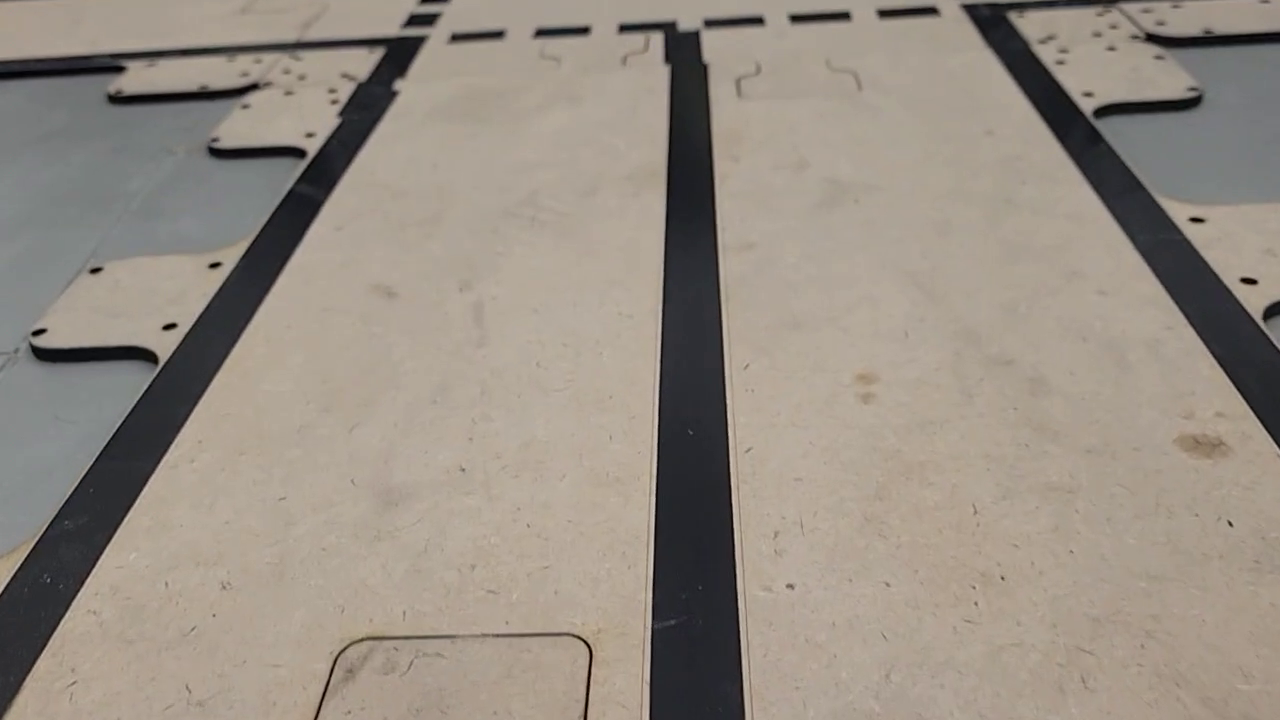
#> input picture frame 17 of LineFollower/footage/mp4TestLaneDetection5.mp4, 1280 x 720 px
$ python test6_laneDetection.py
#> lines starting #> are read from the running program, lines starting #| are printed output that depends on the picture; after the words box and inside, x2 and y2 are one past the last pixel; in counts of white or black regions, pixels touching at a corner belong together; long printed decimals are rounded
#Reference filtered
#open cv2 testing code for the line follower  WITH A MASK
#Team Fernando G. Gutierrez M. , Pierre JB Hantson, Valentin Belardi

import cv2
import numpy as np
import time
import math
import matplotlib.pyplot as plt

video_path = 'footage/mp4TestLaneDetection5.mp4'

cap  = cv2.VideoCapture(video_path)

count = 0
#FALTA CALCULAR OFFSET O ERROR COMO SEA XD JAJA ODIO FUZZY LOGIC
lastMeans = [0, 0, 0, 0, 0]

#temporary arrays for comparing the reuslts of the "filter"
filteredInfo = [] #array for the filtered data index 1
filteredInfo2 = [] #index 1.5
filteredInfo3 = [] #index 2
filteredInfo4 = [] #index 2.5
filteredInfo5 = [] #index 3
filteredInfo6 = [] #index 3.5
filteredInfo7 = [] #index 4

#array for all of the means at the moment
meanArr = []

#set point that is the center of the camera, calculated below with the crop info
setPoint = 225

while (True):
    #The method read is used at the object "cap" to extract the frame from the given source

    ret, frame = cap.read()
#> frame is the input picture: shape (720, 1280, 3); mean B, G, R 130.5, 141, 150.1
    if not ret:
        print("valio orto")
        break

    #cvtColor is the method to convert the frames extracted to another color space
    #Its parameters here are src (the frame it receives) and the color space conversion code (in this case to BGR)
    #The method will return the frame converted in the specified color space
    image = cv2.cvtColor(frame, cv2.COLOR_RGB2BGR)

    #brightImage = cv2.addWeighted(frame, -2, np.zeros(frame.shape, frame.dtype), 0, 1)
    alow = image.min()
#> alow = 0
    ahigh = image.max()
#> ahigh = 210
    print("MIN: ", alow)
#| MIN:  0
    print("MAX: ", ahigh)
#| MAX:  210
    amax = 255
    amin = 70

    alpha = ((amax-amin)/(ahigh-alow))
#> alpha = 0.881
    print("alpha: ", image.mean())
#| alpha:  140.534
    #alpha = ((ahigh-alow/(amax-amin)))
    beta = amin - alow * alpha
#> beta = 70

    image2 = np.copy(image)
    brightImage = cv2.convertScaleAbs(image2, alpha=alpha, beta=beta)
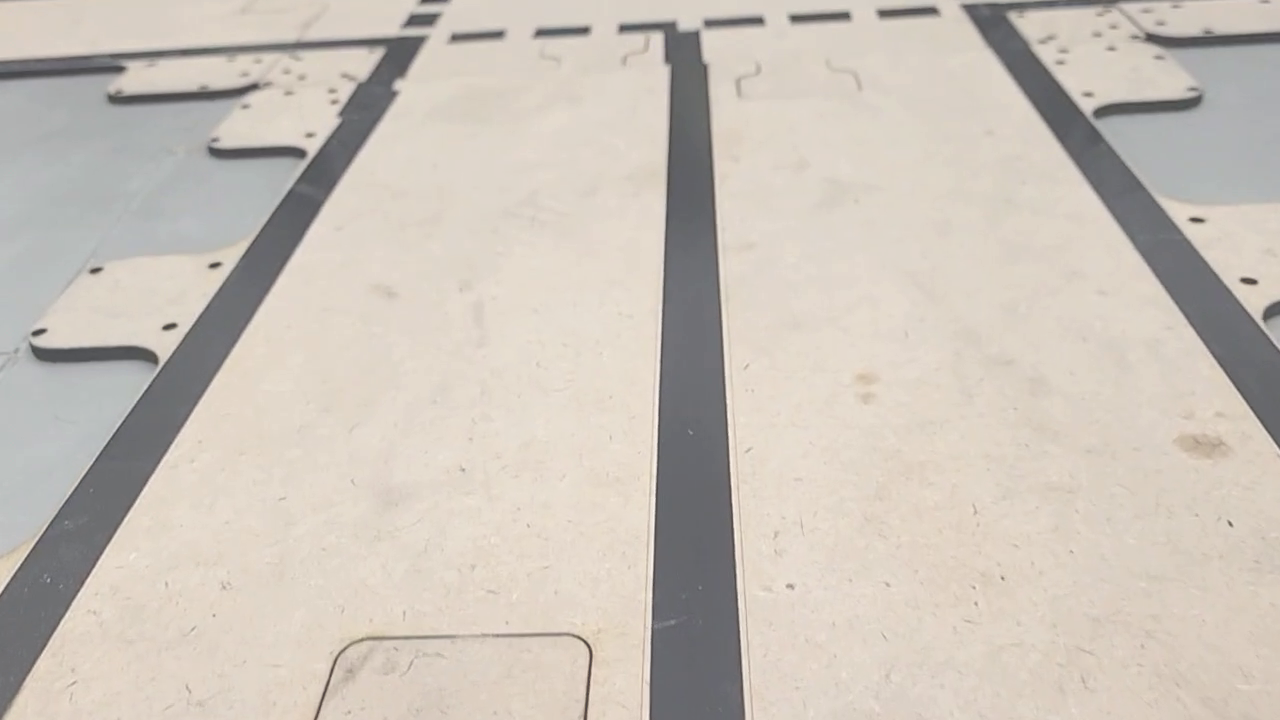
#> brightImage: shape (720, 1280, 3); mean R, G, B 202.3, 194.2, 185

    gray_raw_image = cv2.cvtColor(image2, cv2.COLOR_BGR2GRAY)

    #glow = gray_raw_image.min()
    #ghigh = gray_raw_image.max()

    #print("MIN: ", glow)
    #print("MAX: ", ghigh)
    #alpha = ((amax-amin)/(ghigh-glow))


    #flip is the method to "forgive the redundancy" flip the image either vertically or horizontally
    #its parameters are source(it must be an array or well image) and the flip code (1 for x, 0 for y and -1 for both)
    #It will return the flipped image
    #gray_bright = cv2.convertScaleAbs(gray_raw_image, alpha=alpha)

    #gray_vertical_flip = cv2.flip(gray_raw_image, 1)
    #gray_flip_repaired = cv2.flip(gray_vertical_flip, 0)

    #blur is the method to smooth the image by averaging the pixel values in a neighborhood defined by a kernel
    #Its paremeters are src (the input image) and k size (size of the kernel)
    #The method will return the blurred image
    blurred = cv2.blur(gray_raw_image, (5,7))
    crop = blurred[400:720, 300:980]
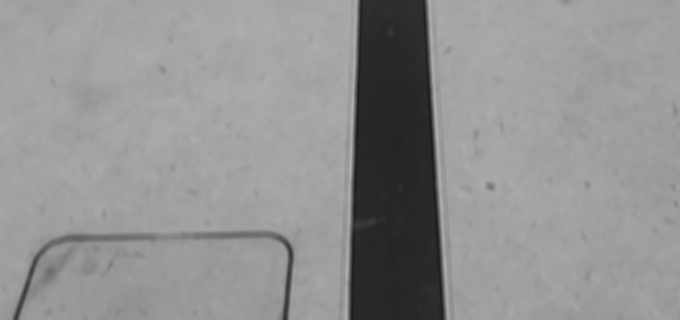
#> crop: shape (320, 680); min 26, max 176, mean 145.2
    #threshold is the method to apply a fixed value thresholding to a grayscale image
    #Its parameters are src (input image), thresh (threshold value), maxval(the maximum value to use with) and the type of threshold applied (if set to 0, it will be the "THRESH_BINARY" type)
    #The method will return the thresholded image (IN THIS CASE THE BINARY OF THE THRESHOLDED IMAGE)
    ret, thresh = cv2.threshold(crop, 0, 255, cv2.THRESH_BINARY+cv2.THRESH_OTSU)
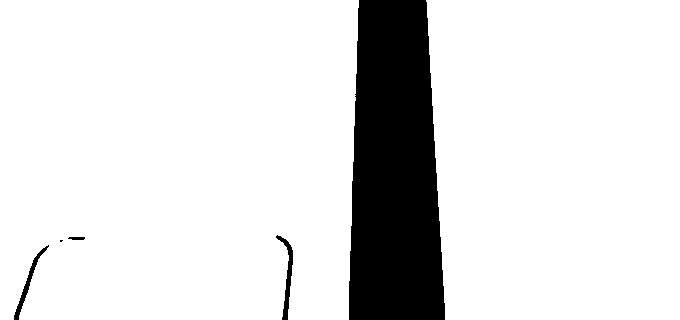
#> thresh: shape (320, 680); 87.5% white; 5 black regions (1 under 20 px), largest, box (x1, y1, x2, y2) and area: (349, 0, 445, 320) 26330, (276, 235, 293, 320) 415, (14, 245, 49, 320) 352, (68, 237, 85, 240) 45
#> ret = 101
    #thresh = cv2.adaptiveThreshold(blurred, 255, cv2.ADAPTIVE_THRESH_MEAN_C, cv2.THRESH_BINARY, 7, 5)

    #Here the interest area (where the center line is located will be extracted)
    #[y0:y1,x0:x1], y0 starts from above and x0 starts from the left
    #crop = thresh[400:720,450:950]
    #crop = thresh[400:720, 300:980]

    #brightImage = cv2.equalizeHist(crop) #DID NOT WORK AT ALL SHT

    #Canny is the method to detect edges in an image using the Canny algorithm
    #Its parameters are image (the input image), threshold1 (the first threshold for the hysteresis procedure), threshold2 (the second threshold for the hysteresis procedure), and optionally apertureSize (size of the Sobel kernel used to find image gradients)
    #The method will return an image of the edges found
    highThresh = ret
#> highThresh = 101
    lowThresh = ret*0.5
#> lowThresh = 50.5
    print(highThresh)
#| 101.0
    dst = cv2.Canny(thresh, float(highThresh), float(lowThresh), None, 5)
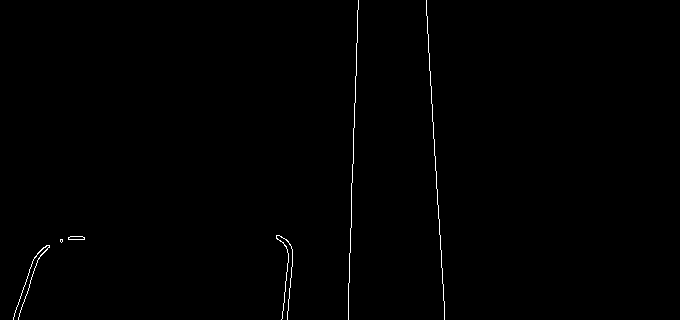
#> dst: shape (320, 680); 0.48% white in thin lines or dots, all inside (x1, y1, x2, y2) = (13, 0, 445, 320)
    cdst = cv2.cvtColor(dst, cv2.COLOR_GRAY2BGR)

    cdstP = np.copy(cdst)

    #HoughLines is the method to detect lines in an edge image using the Hough Line Transform
    #Its parameters are image (the edge image), rho (the distance resolution of the accumulator in pixels), theta (the angle resolution of the accumulator in radians), and threshold (the accumulator threshold parameter. Only those lines are returned that get enough votes)
    #The method will return an output vector of lines
    linesP = cv2.HoughLinesP(dst, 1, np.pi/180, 50, None, 50, 20) #lines p returns an array with x1,y1,x2,y2
#> linesP = [[348, 312, 358, 0], [434, 154, 444, 310], [426, 0, 435, 167], [282, 318, 289, 243]]
    cut = dst[150:320, 0:680]
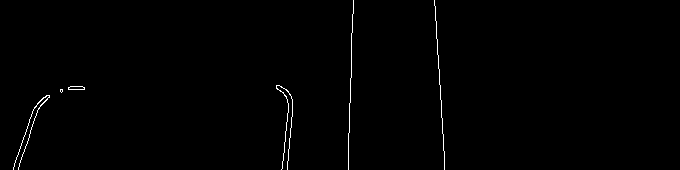
#> cut: shape (170, 680); 0.64% white in thin lines or dots, all inside (x1, y1, x2, y2) = (13, 0, 445, 170)
    arrayx1 = linesP[:,0,0]
#> arrayx1 = [348, 434, 426, 282]
    arrayx2 = linesP[:,0,2]
#> arrayx2 = [358, 444, 435, 289]
    arrayy1 = linesP[:,0,1]
#> arrayy1 = [312, 154, 0, 318]
    arrayy2 = linesP[:,0,3]
#> arrayy2 = [0, 310, 167, 243]

    meanval = np.mean(arrayx1) #the mean of the points at x axis
#> meanval = 372.5
    meanx2 = np.mean(arrayx2)
#> meanx2 = 381.5
    meany1 = np.mean(arrayy1)
#> meany1 = 196
    meany2 = np.mean(arrayy2)
#> meany2 = 180
    #print(meanval)
    #meanArr.append(meanval)

    #get the regresion with the last five values
    lastMeans[4] = lastMeans[3]
    lastMeans[3] = lastMeans[2]
    lastMeans[2] = lastMeans[1]
    lastMeans[1] = lastMeans[0]
    lastMeans[0] = meanval

    timeArr = list(range(0, len(lastMeans)))
#> timeArr = [0, 1, 2, 3, 4]
    regression = np.poly1d(np.polyfit(timeArr, lastMeans, 1))
    #print(regression(1))
    filteredInfo.append(regression(1)) #append info to the "filtered info"
    filteredInfo2.append(regression(1.5))
    filteredInfo3.append(regression(2))
    filteredInfo4.append(regression(2.5))
    filteredInfo5.append(regression(3))
    filteredInfo6.append(regression(3.5))
    filteredInfo7.append(regression(4))

    slope = (meany2-meany1)/(meanx2-meanval)
#> slope = -1.78
    generalYmean = meany2+meany1/2
#> generalYmean = 278
    y_coords, x_coords = np.where(dst == 255)  # Get the coordinates where the edges are white
#> y_coords = 1042 values from 0 to 319; x_coords = 1042 values, max 444 at index 933, min 13 at index 1024, mean 301
    yCannyMean = np.mean(y_coords)
#> yCannyMean = 202.8
    meanArr.append(yCannyMean)
    print("Slope: ", slope)
#| Slope:  -1.778
    #draw the set point at that time
    #cv2.line(cdstP, (int(meanx2), 0), (int(meanval), 400), (0,0,255), 3, cv2.LINE_AA)
    cv2.line(cdstP, (0, int(yCannyMean)), (400, int(yCannyMean)), (0,0,255), 3, cv2.LINE_AA)
    cv2.line(cdstP, (0, int(generalYmean)), (400, int(generalYmean)), (0,255,0), 3, cv2.LINE_AA)
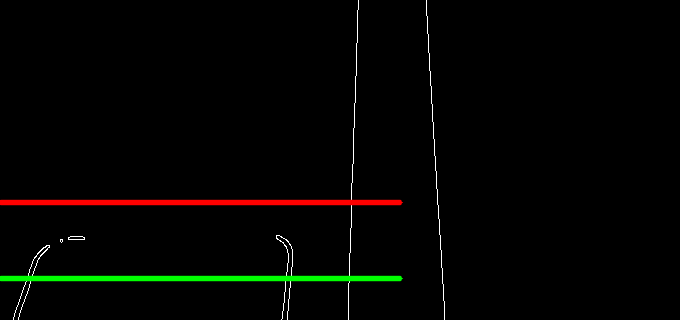
#> cdstP: shape (320, 680, 3); mean B, G, R 1.2, 3.7, 3.7
    error = setPoint-regression(2)
#> error = 150.5
    #print(regression(2))
    #print the error
    time.sleep(0.15)

    cv2.imshow("normal", frame)
    cv2.imshow("modified bright", brightImage)
    cv2.imshow("blur", thresh)
    cv2.imshow("crop", crop)
    cv2.imshow("cut", cut)
    cv2.imshow("Probabilistic Houg  Transform", cdstP)
    if cv2.waitKey(1) & 0xFF == ord('q'):
#> (key q is pressed here)
        break


plt.plot(meanArr)
#plt.plot(filteredInfo, label = 'index 1')
#plt.plot(filteredInfo2, label = 'index 1.5')
#plt.plot(filteredInfo3, label = 'index 2')
plt.plot(filteredInfo4, label = 'index 2.5')
plt.plot(filteredInfo5, label = 'index 3')
plt.plot(filteredInfo6, label = 'index 3.5')
plt.plot(filteredInfo7, label = 'index 4')
plt.legend()
plt.show()
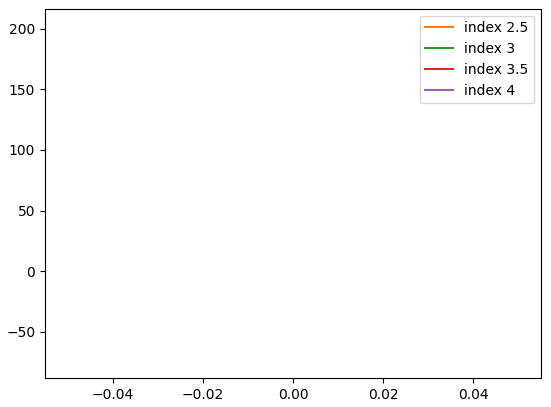
#> figure drawn by matplotlib, 1 panel

cap.release()
cv2.destroyAllWindows()

$ run again, starting later in the video
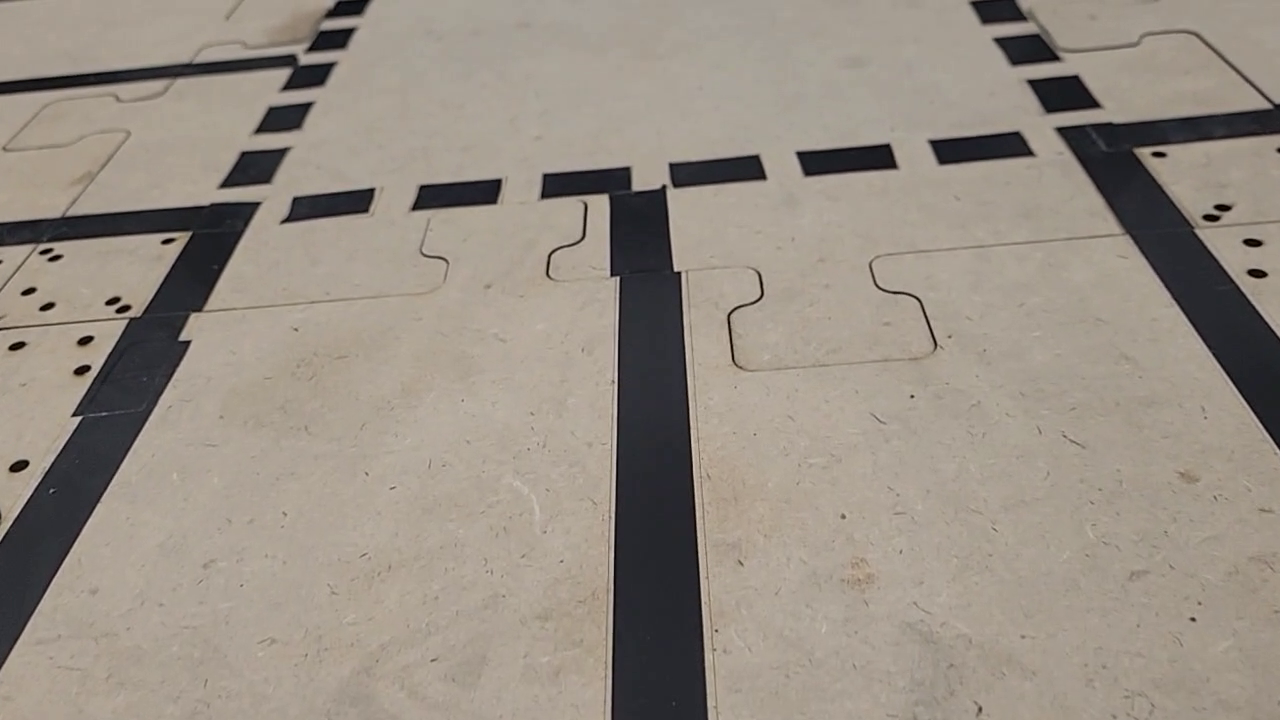
#> input picture frame 78 of LineFollower/footage/mp4TestLaneDetection5.mp4, 1280 x 720 px
#> frame is the input picture: shape (720, 1280, 3); mean B, G, R 131.4, 142.1, 151.1
#> alow = 0
#> ahigh = 210
#| MIN:  0
#| MAX:  210
#> alpha = 0.881
#| alpha:  141.542
#> beta = 70
#> `ret, thresh = cv2.threshold(crop, 0, 255, cv2.THRESH_BINARY+cv2.THRESH..`:
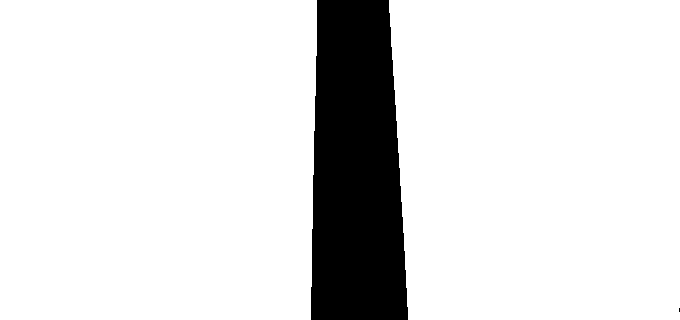
#> thresh: shape (320, 680); 87.5% white; 2 black regions (1 under 20 px), largest, box (x1, y1, x2, y2) and area: (311, 0, 408, 320) 27114
#> ret = 100
#> lowThresh = 50
#| 100.0
#> dst: shape (320, 680); 0.3% white in thin lines or dots, all inside (x1, y1, x2, y2) = (310, 0, 680, 320)
#> linesP = [[310, 319, 314, 98], [390, 42, 405, 270], [388, 0, 400, 184], [316, 57, 316, 0]]
#> cut: shape (170, 680); 0.3% white in thin lines or dots, all inside (x1, y1, x2, y2) = (310, 0, 680, 170)
#> arrayx1 = [310, 390, 388, 316]
#> arrayx2 = [314, 405, 400, 316]
#> arrayy1 = [319, 42, 0, 57]
#> arrayy2 = [98, 270, 184, 0]
#> meanval = 351
#> meanx2 = 358.8
#> meany1 = 104.5
#> meany2 = 138
#> timeArr = [0, 1, 2, 3, 4]
#> slope = 4.32
#> generalYmean = 190.2
#> y_coords = 646 values from 0 to 319; x_coords = 646 values, max 679 at index 616, min 310 at index 578, mean 358.5
#> yCannyMean = 160.9
#| Slope:  4.323
#> error = 154.8
#> `plt.show()`:
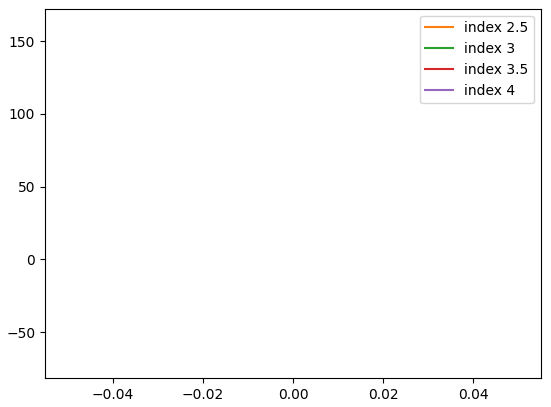
#> figure drawn by matplotlib, 1 panel

$ run again, starting later in the video
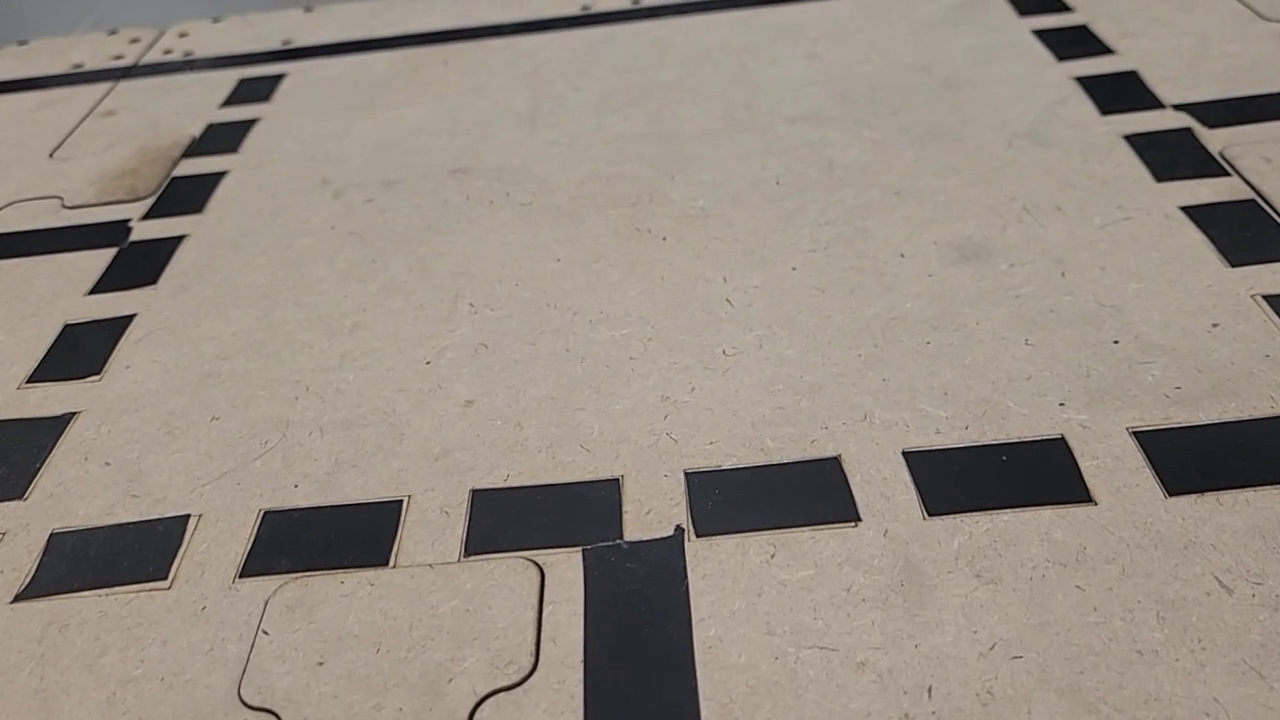
#> input picture frame 140 of LineFollower/footage/mp4TestLaneDetection5.mp4, 1280 x 720 px
#> frame is the input picture: shape (720, 1280, 3); mean B, G, R 129.8, 139.9, 148.7
#> alow = 0
#> ahigh = 208
#| MIN:  0
#| MAX:  208
#> alpha = 0.889
#| alpha:  139.446
#> beta = 70
#> `ret, thresh = cv2.threshold(crop, 0, 255, cv2.THRESH_BINARY+cv2.THRESH..`:
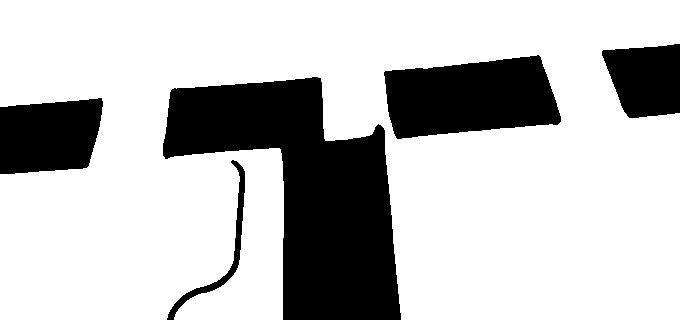
#> thresh: shape (320, 680); 75.3% white; 5 black regions, box (x1, y1, x2, y2) and area: (163, 77, 401, 320) 30111, (384, 55, 561, 139) 11160, (0, 98, 103, 174) 6594, (602, 44, 680, 118) 4593, (167, 160, 245, 320) 1188
#> ret = 101
#> lowThresh = 50.5
#| 101.0
#> dst: shape (320, 680); 0.99% white in thin lines or dots, all inside (x1, y1, x2, y2) = (0, 43, 680, 320)
#> linesP = 16 rows, first 6: [196, 87, 318, 77], [384, 138, 559, 123], [602, 50, 675, 44], [164, 157, 242, 149], [216, 152, 272, 147], [383, 127, 399, 310]
#> cut: shape (170, 680); 0.82% white in thin lines or dots, all inside (x1, y1, x2, y2) = (0, 0, 401, 170)
#> arrayx1 = [196, 384, 602, 164, 216, 383, 282, 384, 0, 0, 231, 283, 421, 241, 321, 540]
#> arrayx2 = [318, 559, 675, 242, 272, 399, 282, 539, 101, 87, 240, 283, 497, 244, 323, 560]
#> arrayy1 = [87, 138, 50, 157, 152, 127, 319, 71, 106, 173, 277, 239, 68, 236, 80, 56]
#> arrayy2 = [77, 123, 44, 149, 147, 310, 240, 55, 98, 167, 165, 179, 60, 178, 136, 115]
#> meanval = 290.5
#> meanx2 = 351.3
#> meany1 = 146
#> meany2 = 140.2
#> timeArr = [0, 1, 2, 3, 4]
#> slope = -0.0956
#> generalYmean = 213.2
#> y_coords = 2162 values from 43 to 319; x_coords = 2162 values, max 679 at index 3, min 0 at index 666, mean 319.6
#> yCannyMean = 155.1
#| Slope:  -0.09558
#> error = 166.9
#> `plt.show()`:
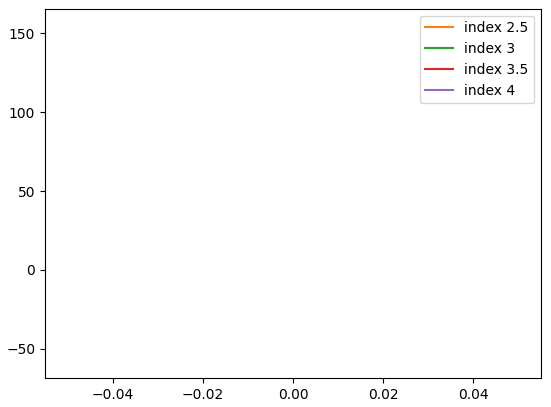
#> figure drawn by matplotlib, 1 panel
